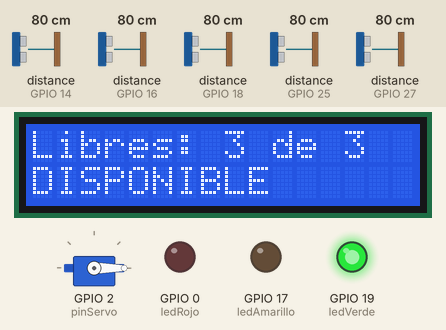
A sketch run on a simulated ESP32. On the bench: servo, 16×2 character LCD, output pins drawn as LEDs (lit = HIGH). Wiring (from diagram.json): 5 × ultrasonic range finder: trigger GPIO 33, echo GPIO 25 / trigger GPIO 5, echo GPIO 18 / trigger GPIO 26, echo GPIO 27 / trigger GPIO 12, echo GPIO 14 / trigger GPIO 4, echo GPIO 16. The test bench sets the inputs (shaded band); at power-on: distance to the obstacle (sensors on GPIO 25, GPIO 14, GPIO 16, GPIO 18, GPIO 27) 80 cm. The echo pulse lasts 58.3 µs per cm; WiFi joins after 1.5 s; servers stay silent unless stated; web services answer with replies made up by the test bench; pins used as bus, display or sensor lines are not drawn; what the sketch prints to the serial monitor is not drawn.

Above: at 1.2 s.
1.3 s: distance to the obstacle (sensor on GPIO 25) set to 5 cm
3.5 s: distance to the obstacle (sensor on GPIO 25) set to 2 cm
At 4.3 s:
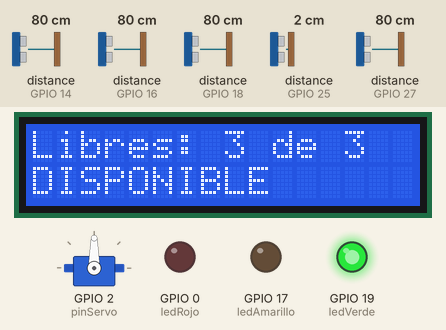
5.0 s: distance to the obstacle (sensor on GPIO 14) set to 2 cm
At 6.1 s:
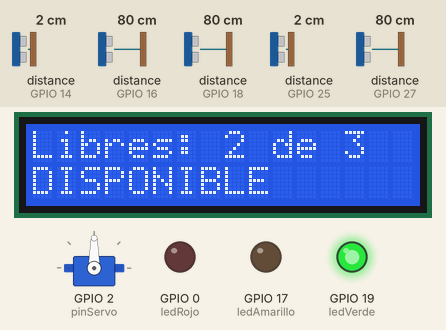
6.8 s: distance to the obstacle (sensor on GPIO 16) set to 4 cm
8.3 s: distance to the obstacle (sensor on GPIO 16) set to 2 cm
At 9.8 s:
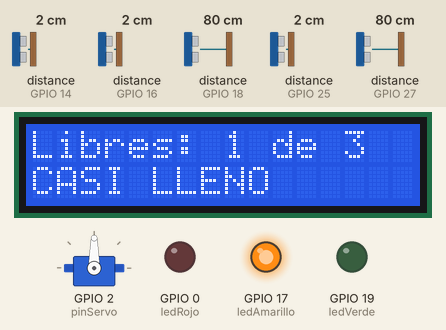
10.1 s: distance to the obstacle (sensor on GPIO 18) set to 4 cm
11.6 s: distance to the obstacle (sensor on GPIO 18) set to 2 cm
At 12.9 s:
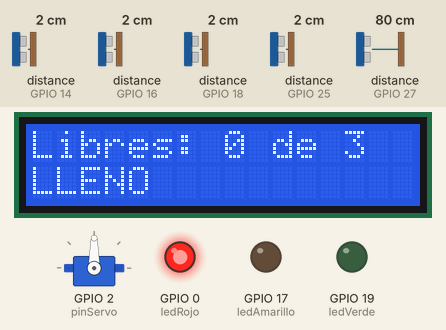
Timing chart, 0 to 14.3 s (numbered marks = the images above; inputs shaded):
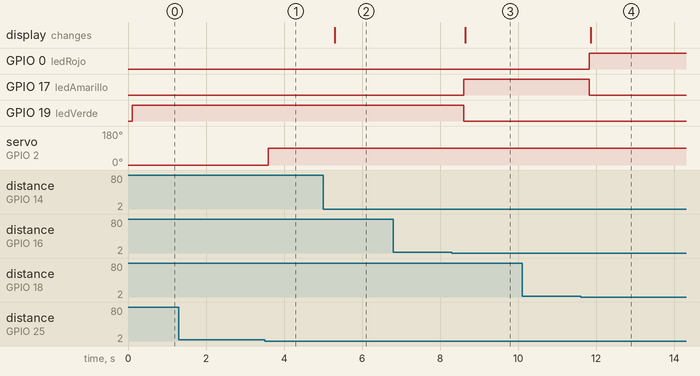

Measured:
- the behaviour switches between 4 and 3 cm on distance to the obstacle (sensor on GPIO 25) (found by bisection; images 0 and 1)
- the behaviour switches between 3 and 2 cm on distance to the obstacle (sensor on GPIO 16) (found by bisection; images 2 and 3)
- the behaviour switches between 3 and 2 cm on distance to the obstacle (sensor on GPIO 18) (found by bisection; images 3 and 4)
- after the input at 3.5 s, servo on GPIO 2 (pinServo): 0° → 90° after 0.09 s
- after the input at 5.0 s, the display: changes after 0.30 s (image 2)
- after the input at 8.3 s, GPIO 17 (ledAmarillo): LOW → HIGH after 0.31 s; GPIO 19 (ledVerde): HIGH → LOW after 0.31 s; the display: changes after 0.34 s (image 3)
- after the input at 11.6 s, GPIO 0 (ledRojo): LOW → HIGH after 0.22 s; GPIO 17 (ledAmarillo): HIGH → LOW after 0.22 s; the display: changes after 0.26 s (image 4)

The sketch:

sketch.ino
```cpp
/*
  ParkUABC - Estacionamiento inteligente (ESP32)
  - 2 sensores para la barrera (entrada y salida) + servomotor
  - 3 espacios de estacionamiento con sensor ultrasonico
  - 3 LEDs: verde (2 o mas libres), amarillo (1 libre), rojo (0 libres)
  - LCD 16x2 I2C: muestra cuantos espacios quedan
  - Envia datos a ThingSpeak cada 2 minutos (en una tarea aparte para no frenar la barrera)

  Campos del canal de ThingSpeak:
     field1..field3 = estado de cada espacio (1 = ocupado, 0 = libre)
     field4 = espacios disponibles
     field5 = porcentaje de ocupacion
     field6 = entradas acumuladas   field7 = salidas acumuladas
*/

#include <ESP32Servo.h>
#include <WiFi.h>
#include <HTTPClient.h>
#include <Wire.h>
#include <LiquidCrystal_I2C.h>

// ---------------- CONFIGURACION WiFi / THINGSPEAK ----------------
const char* WIFI_SSID  = "Wokwi-GUEST";       // en Wokwi siempre es esta red
const char* WIFI_PASS  = "";
const int   WIFI_CANAL = 6;
const char* TS_WRITE_KEY = "Q86L6CXFREYPM7RO";           // Write API Key del canal
const unsigned long INTERVALO_TS = 120000;               // 2 minutos (el plan gratis exige >= 15 s)

// ---------------- PINES ----------------

// Entrada
const int trigEntrada = 33; //12
const int echoEntrada = 25; //11

// Salida
const int trigSalida = 26;
const int echoSalida = 27;

// Estacionamientos
const int trigEspacios[] = {12, 4, 5};
const int echoEspacios[] = {14, 16, 18};

// LEDs
const int ledVerde = 19;
const int ledAmarillo = 17;
const int ledRojo = 0;

// Servo
const int pinServo = 2;

// LCD I2C: SDA = 21, SCL = 22
LiquidCrystal_I2C lcd(0x27, 16, 2);

Servo barrera;

// ----------- VARIABLES -----------

const int NUM_ESPACIOS = 3;
const int DISTANCIA_CARRO = 4;
const int DISTANCIA_OCUPADO = 3;

bool espacios[3] = {false, false, false};
bool candidato[3] = {false, false, false};

int estabilidad[3] = {0, 0, 0};
volatile int disponibles = 3;      // volatile: tambien lo lee la tarea de ThingSpeak
volatile int entradas = 0;         // autos que han entrado (acumulado)
volatile int salidas = 0;          // autos que han salido (acumulado)

int ultimaClaveLCD = -1;
unsigned long ultimoPrint = 0;

// Estados
enum Estado {
  LIBRE,
  ENTRANDO,
  SALIENDO,
  ESPERANDO
};

Estado estado = LIBRE;

// ----------- MEDIR DISTANCIA -----------

float medirDistancia(int trig, int echo) {

  digitalWrite(trig, LOW);
  delayMicroseconds(2);

  digitalWrite(trig, HIGH);
  delayMicroseconds(10);

  digitalWrite(trig, LOW);

  long duracion = pulseIn(echo, HIGH, 25000);

  if (duracion == 0) {
    return 999;
  }

  return duracion * 0.0343 / 2;
}

// ----------- ACTUALIZAR ESPACIOS -----------

void actualizarEspacios() {

  int libres = 0;

  for (int i = 0; i < 3; i++) {

    float distancia = medirDistancia(
      trigEspacios[i],
      echoEspacios[i]
    );

    bool detectado =
      distancia > 0 && distancia < DISTANCIA_OCUPADO;

    if (detectado == candidato[i]) {
      estabilidad[i]++;
    } else {
      candidato[i] = detectado;
      estabilidad[i] = 1;
    }

    if (estabilidad[i] >= 3) {
      espacios[i] = candidato[i];
    }

    if (!espacios[i]) {
      libres++;
    }
  }

  disponibles = libres;
}

// ----------- ACTUALIZAR LEDS -----------

void actualizarLEDs() {

  digitalWrite(ledVerde, LOW);
  digitalWrite(ledAmarillo, LOW);
  digitalWrite(ledRojo, LOW);

  if (disponibles >= 2) {
    digitalWrite(ledVerde, HIGH);
  }
  else if (disponibles == 1) {
    digitalWrite(ledAmarillo, HIGH);
  }
  else {
    digitalWrite(ledRojo, HIGH);
  }
}

// ----------- LCD -----------

// Muestra cuantos espacios quedan. Solo redibuja cuando algo cambia.
void actualizarLCD() {

  int mascara = 0;
  for (int i = 0; i < NUM_ESPACIOS; i++) {
    if (espacios[i]) mascara |= (1 << i);
  }
  int clave = mascara * 10 + disponibles;
  if (clave == ultimaClaveLCD) return;
  ultimaClaveLCD = clave;

  String a = "Libres: " + String(disponibles) + " de " + String(NUM_ESPACIOS);
  String b;
  if (disponibles >= 2)       b = "DISPONIBLE";
  else if (disponibles == 1)  b = "CASI LLENO";
  else                        b = "LLENO";

  while (a.length() < 16) a += ' ';
  while (b.length() < 16) b += ' ';

  lcd.setCursor(0, 0);
  lcd.print(a);
  lcd.setCursor(0, 1);
  lcd.print(b);
}

// ----------- BARRERA -----------

void abrirBarrera() {
  barrera.write(90);
}

void cerrarBarrera() {
  barrera.write(0);
}

// ----------- THINGSPEAK (tarea en el otro nucleo) -----------

void enviarThingSpeak() {

  if (WiFi.status() != WL_CONNECTED) {
    WiFi.reconnect();
    Serial.println("[TS] sin WiFi, se omite el envio");
    return;
  }

  int disp = disponibles;
  int ocupados = NUM_ESPACIOS - disp;
  float pct = 100.0 * ocupados / NUM_ESPACIOS;

  String url = String("http://api.thingspeak.com/update?api_key=") + TS_WRITE_KEY;
  for (int i = 0; i < NUM_ESPACIOS; i++) {
    url += "&field" + String(i + 1) + "=" + String(espacios[i] ? 1 : 0);
  }
  url += "&field4=" + String(disp);
  url += "&field5=" + String(pct, 1);
  url += "&field6=" + String((int)entradas);
  url += "&field7=" + String((int)salidas);

  HTTPClient http;
  http.begin(url);
  http.setTimeout(5000);
  int codigo = http.GET();
  String resp = (codigo > 0) ? http.getString() : "";
  http.end();

  Serial.print("[TS] HTTP ");
  Serial.print(codigo);
  Serial.print(" | registro: ");
  Serial.println(resp);
  if (resp == "0") {
    Serial.println("[TS] ThingSpeak no guardo el dato (revisa la Write API Key o espera 15 s entre envios)");
  }
}

void tareaThingSpeak(void* parametro) {

  Serial.print("Conectando a WiFi");
  WiFi.begin(WIFI_SSID, WIFI_PASS, WIFI_CANAL);
  unsigned long t0 = millis();
  while (WiFi.status() != WL_CONNECTED && millis() - t0 < 20000) {
    vTaskDelay(250 / portTICK_PERIOD_MS);
    Serial.print(".");
  }
  if (WiFi.status() == WL_CONNECTED) Serial.println(" conectado");
  else Serial.println(" sin conexion (el sistema sigue funcionando en modo local)");

  vTaskDelay(3000 / portTICK_PERIOD_MS);
  enviarThingSpeak();                       // primer envio al arrancar (para comprobar rapido)
  unsigned long ultimoEnvio = millis();

  for (;;) {
    if (millis() - ultimoEnvio >= INTERVALO_TS) {
      ultimoEnvio = millis();
      enviarThingSpeak();
    }
    vTaskDelay(1000 / portTICK_PERIOD_MS);
  }
}

// ----------- CONFIGURACION -----------

void setup() {

  Serial.begin(9600);

  pinMode(trigEntrada, OUTPUT);
  pinMode(echoEntrada, INPUT);

  pinMode(trigSalida, OUTPUT);
  pinMode(echoSalida, INPUT);

  for (int i = 0; i < 3; i++) {
    pinMode(trigEspacios[i], OUTPUT);
    pinMode(echoEspacios[i], INPUT);
  }

  pinMode(ledVerde, OUTPUT);
  pinMode(ledAmarillo, OUTPUT);
  pinMode(ledRojo, OUTPUT);

  barrera.attach(pinServo);
  cerrarBarrera();

  Wire.begin(21, 22);
  lcd.init();
  lcd.backlight();
  lcd.setCursor(0, 0);
  lcd.print("ParkUABC        ");
  lcd.setCursor(0, 1);
  lcd.print("Iniciando...    ");

  Serial.println("ESTACIONAMIENTO INTELIGENTE");
  Serial.println("Sistema iniciado");

  // WiFi y ThingSpeak en el nucleo 0; el loop (barrera y sensores) sigue en el nucleo 1
  xTaskCreatePinnedToCore(tareaThingSpeak, "thingspeak", 8192, NULL, 1, NULL, 0);
}

// ----------- LOOP PRINCIPAL -----------

void loop() {

  actualizarEspacios();
  actualizarLEDs();
  actualizarLCD();

  float entrada = medirDistancia(
    trigEntrada, echoEntrada
  );

  float salida = medirDistancia(
    trigSalida, echoSalida
  );

  bool carroEntrada = entrada < DISTANCIA_CARRO;
  bool carroSalida = salida < DISTANCIA_CARRO;

  switch (estado) {

    case LIBRE:

      // Entrada: solamente si hay espacios
      if (carroEntrada && disponibles > 0) {

        Serial.println("Vehiculo entrando");

        abrirBarrera();
        estado = ENTRANDO;
      }

      // Salida: siempre permitida
      else if (carroSalida) {

        Serial.println("Vehiculo saliendo");

        abrirBarrera();
        estado = SALIENDO;
      }

      else if (carroEntrada && disponibles == 0) {

        Serial.println("ESTACIONAMIENTO LLENO");
      }

      break;

    case ENTRANDO:

      // Detectar que el vehiculo paso
      if (carroSalida) {

        cerrarBarrera();

        Serial.println("Entrada completada");
        entradas++;

        estado = ESPERANDO;
      }

      break;

    case SALIENDO:

      // Detectar que el vehiculo paso
      if (carroEntrada) {

        cerrarBarrera();

        Serial.println("Salida completada");
        salidas++;

        estado = ESPERANDO;
      }

      break;

    case ESPERANDO:

      // Esperar a que ambos sensores queden libres
      if (!carroEntrada && !carroSalida) {
        estado = LIBRE;
      }

      break;
  }

  // Informacion (cada 2 s para no saturar el monitor serie)
  if (millis() - ultimoPrint >= 2000) {
    ultimoPrint = millis();

    Serial.print("Espacios disponibles: ");
    Serial.println(disponibles);

    Serial.print("Espacios ocupados: ");
    Serial.println(NUM_ESPACIOS - disponibles);
  }

  delay(100);
}
```
